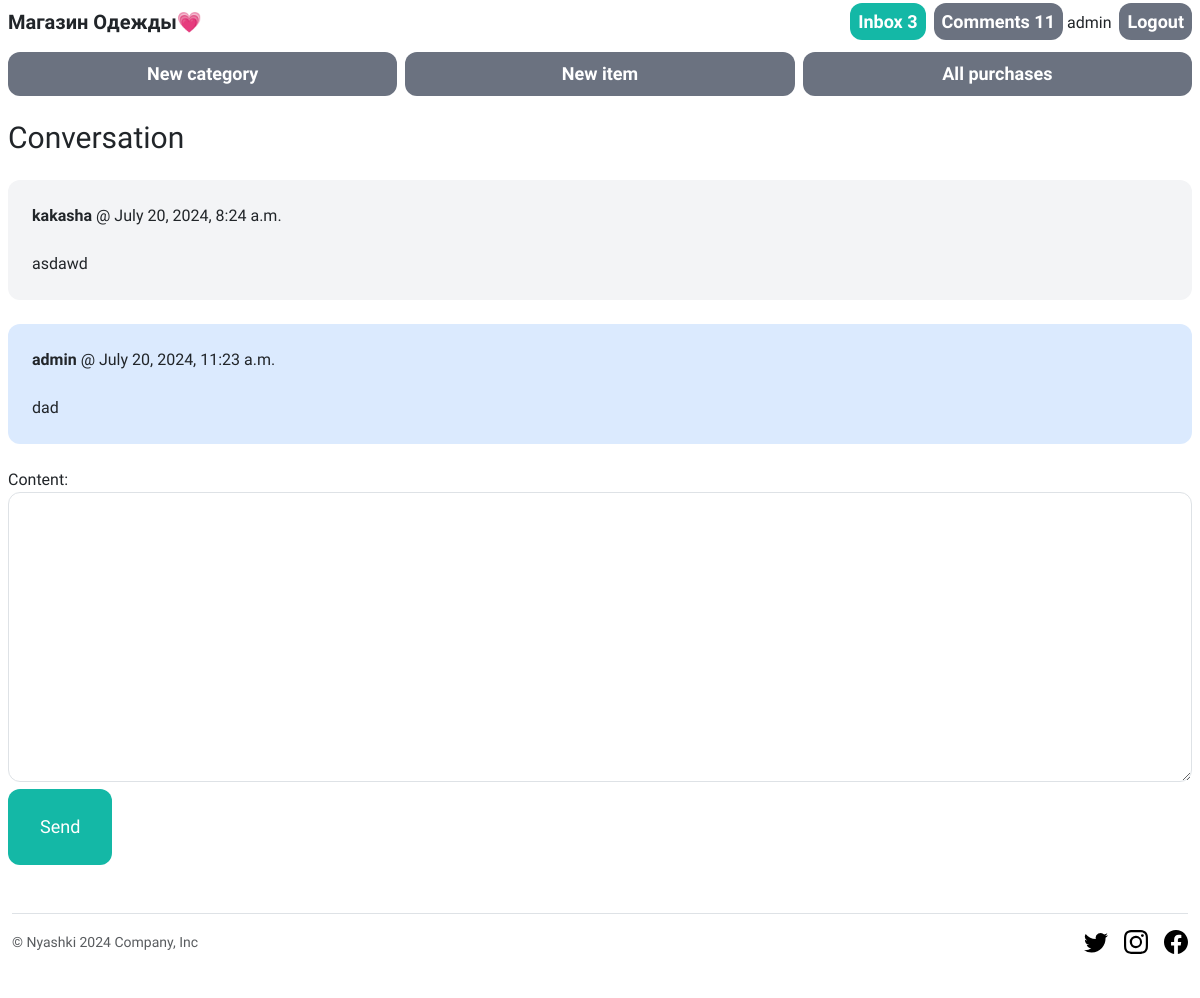
The page /inbox/3/ (signed in) on the database as committed earlier.
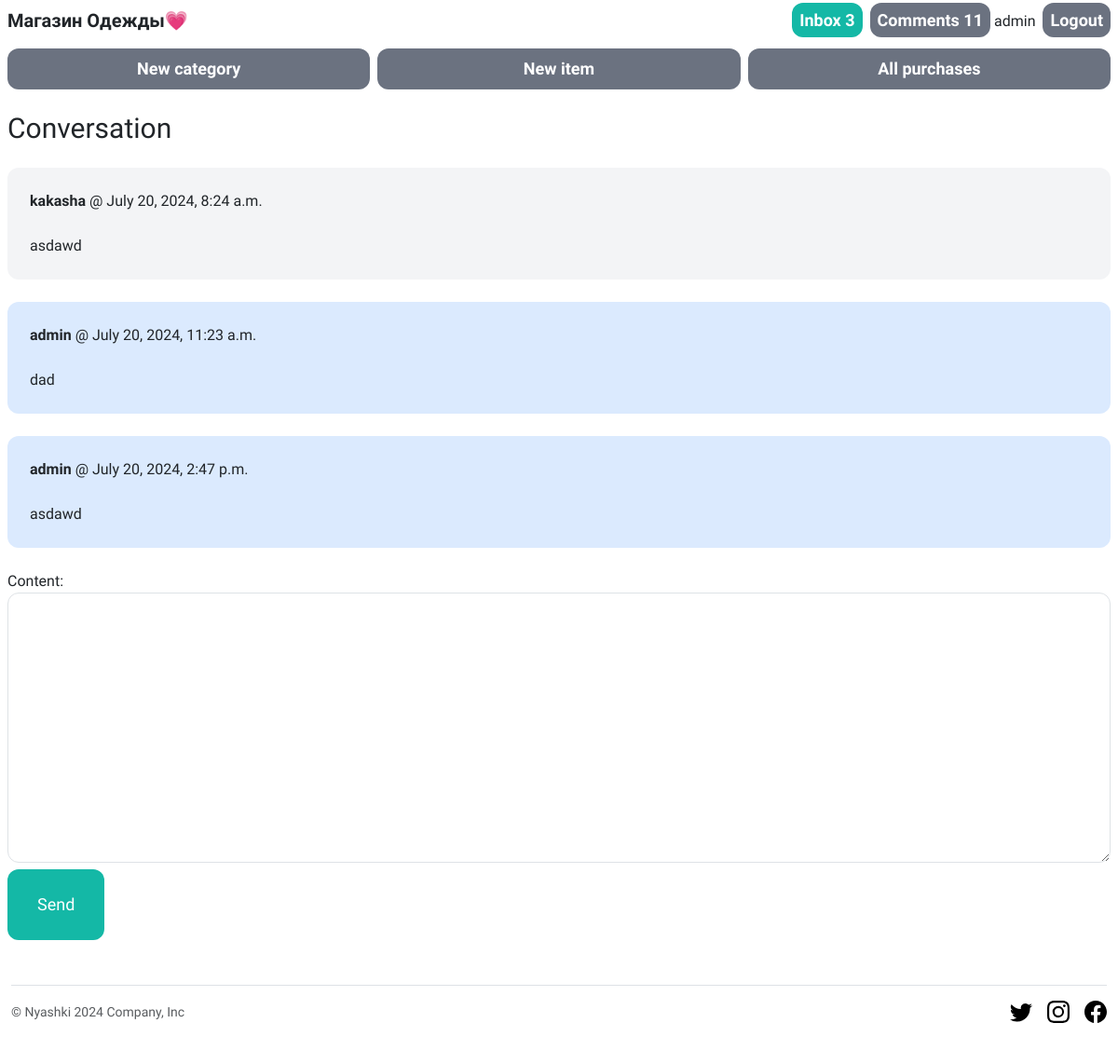
The same page on the database as committed later.
### conversation/models.py (models this page shows)
class ConversationMessage(models.Model):
    conversation = models.ForeignKey(Conversation, related_name='messages', on_delete=models.CASCADE)
    content = models.TextField()
    created_at = models.DateTimeField(auto_now_add=True)
    created_by = models.ForeignKey(User, related_name='created_messages', on_delete=models.CASCADE)

### conversation/views.py (the view)
# urls.py: path('<int:pk>/', views.detail, name='detail'),
@login_required
def detail(request, pk):
    conversation = Conversation.objects.filter(members__in=[request.user.id]).get(pk=pk)
    if request.method == 'POST':
        form = ConversationMessageForm(request.POST)
        if form.is_valid():
            conversation_message = form.save(commit=False)
            conversation_message.conversation = conversation
            conversation_message.created_by = request.user
            conversation_message.save()
            conversation.save()
            return redirect('conversation:detail', pk=pk)
    else:
        form = ConversationMessageForm()
    return render(request, 'conversation/detail.html', {
        'conversation': conversation,
        'form': form
    })

### conversation/forms.py
class ConversationMessageForm(forms.ModelForm):
    class Meta:
        model = ConversationMessage
        fields = ('content',)
        widgets = {
            'content': forms.Textarea(attrs={
                'class': 'w-full py-4 px-6 rounded-xl border'
            })
        }

### conversation/templates/conversation/detail.html (shortened to what this page needs)
{% extends 'core/base.html' %}
{% block content %}
<h1 class="mb-6 text-3xl">Conversation</h1>
<div class="space-y-6">
    {% for message in conversation.messages.all %}
        <div class="p-6 flex {% if message.created_by == request.user %}bg-blue-100{% else %}bg-gray-100{% endif %} rounded-xl">
            <div>
                <p class="mb-4"><strong>{{ message.created_by.username }}</strong> @ {{ message.created_at }}</p>
                <p>{{ message.content }}</p>
            </div>
        </div>
    {% endfor %}
</div>
<form method="post" action="." class="mt-6">
    {{ form.as_p }}
    <button class="py-4 px-8 text-lg bg-teal-500 hover:bg-teal-700 rounded-xl text-white">Send</button>
</form>
{% endblock %}

Rows that differ between the two databases and show on the page:
added ConversationMessage: created_by.username "admin", created_at "July 20, 2024, 2:47 p.m.", content "asdawd"
